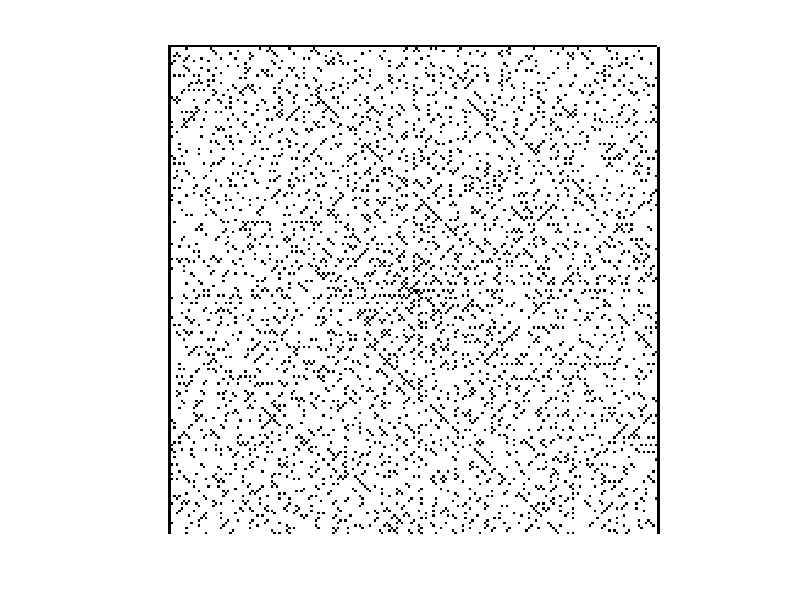

MATLAB code for this plot:
% Takes the dimension of the square, and the pixel to number ratio as
% input, creates the prime spiral pixelmap
clear
close all

dim = 199; % Dimension should be odd, so that there is a center pixel
% Which is 1
dimsquared = dim^2;
ratio = 1;
primeDots = ~isprime(1:dimsquared);
Spiral = zeros(dim);
center = ceil(dim/2);
euclid = [ center; center ];
turn = [ 0 0; 1 0 ];
rim = [1 0 0]';
% rim_i is the layer
% rim_j is the edge, so we go from 0 - 3
% The length of edge is 2*rim_i
% rim_k is how far along that edge we have progressed
for i = 1:dimsquared
    if rim(2) == 0 % Todo: make this piece of logic into a concise function
        euclid(1) = center - rim(1) + rim(3);
        euclid(2) = center + rim(1);
    elseif rim(2) == 1
        euclid(1) = center + rim(1);
        euclid(2) = center + rim(1) - rim(3);
    elseif rim(2) == 2
        euclid(1) = center + rim(1) - rim(3);
        euclid(2) = center - rim(1);
    else 
        euclid(1) = center - rim(1);
        euclid(2) = center - rim(1) + rim(3);
    end
    Spiral(euclid(1)+1, euclid(2)+1) = primeDots(i);
    rim(3) = rim(3) + 1; % Overflow logic
    if rim(3) == 2*rim(1)
        rim(3) = 0;
        rim(2) = rim(2) + 1;
        if rim(2) > 3
            rim(2) = 0;
            rim(1) = rim(1) + 1;
        end
    end
end


figure
imshow(Spiral,[]);